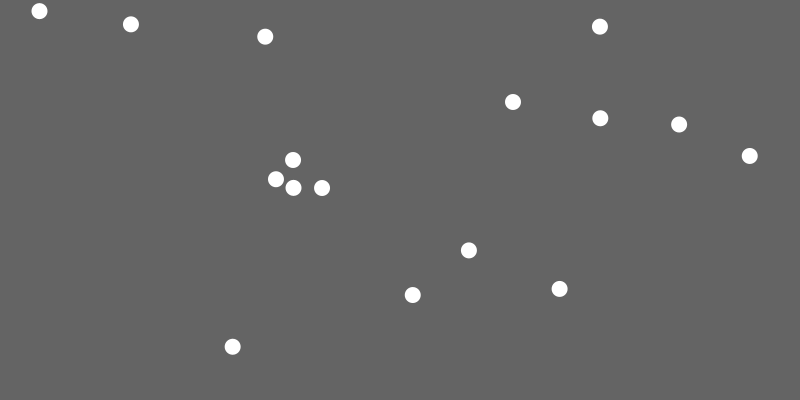
Frame 1 (no input)
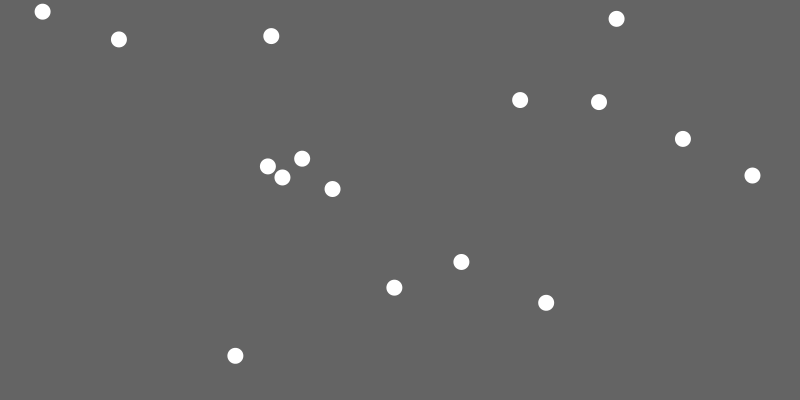
Frame 60 (the mouse pressed at the canvas centre just before this capture)
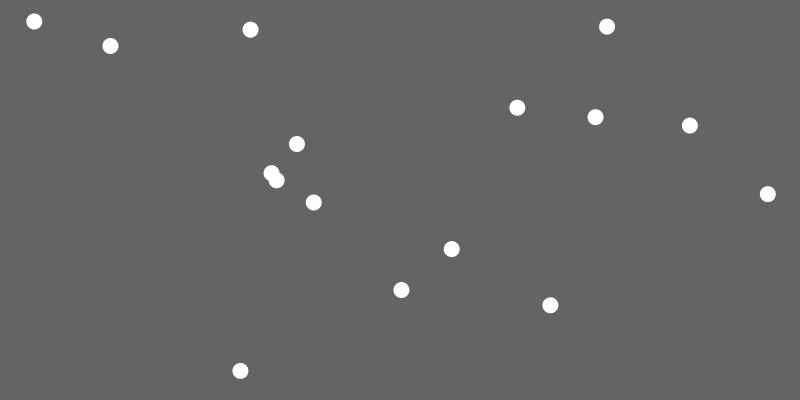
Frame 120 (the mouse held since frame 60 and released just before this capture)

The Processing sketch that drew these frames (run headless with seeded random() and noise(); from frame 60 on, the mouse is pressed at the canvas centre):

// Processing sketch: mainAnxietyBall
// ── mainAnxietyBall.pde
//***
// This sketch demonstrates a ball with random motion. Future
// enhancement is that the ball size shrinks as someone
// approaches the exhibit.
//***

AnxietyBall[] balls = new AnxietyBall[16];


void setup()
{
  size(800,400);
  background(55);
  
  for (int i = 0; i < balls.length; i++)
  {
    balls[i] = new AnxietyBall();
  }
}



void draw()
{
  background(100);

  for (int i = 0; i < balls.length; i++)
  {
    AnxietyBall b = balls[i];
    b.update();
    b.draw();
  }
}

// ── AnxietyBall.pde
//***
// This class create a ball with random anxiety!
//***

class AnxietyBall
{
  private int theDiameter = 16;

  private PVector theLocation;
  private PVector theVelocity;
  private PVector theAcceleration;
  
  
  AnxietyBall()
  {
    theLocation = new PVector(round(random(0, width-theDiameter/2)),
                              round(random(0, height-theDiameter/2)));
    theVelocity = new PVector(round(random(0, 1.5)),
                              round(random(0, 1.5)));
  }
  
  void update()
  {
    theAcceleration = PVector.random2D();
 
    theVelocity.add(theAcceleration);
    theVelocity.limit(1);
    
    theLocation.add(theVelocity);
  }

  synchronized void draw()
  {
    pushStyle();
    noStroke();
    fill(255);

    ellipse(theLocation.x,theLocation.y, theDiameter, theDiameter);
    popStyle();
    
    if ((theLocation.x > width - theDiameter/2) || (theLocation.x < 0 + theDiameter/2))
    {
      theVelocity.x = theVelocity.x * -1;
    }
    if ((theLocation.y > height - theDiameter/2) || (theLocation.y < 0 + theDiameter/2))
    {
      theVelocity.y = theVelocity.y * -1;
    }
  }
};
